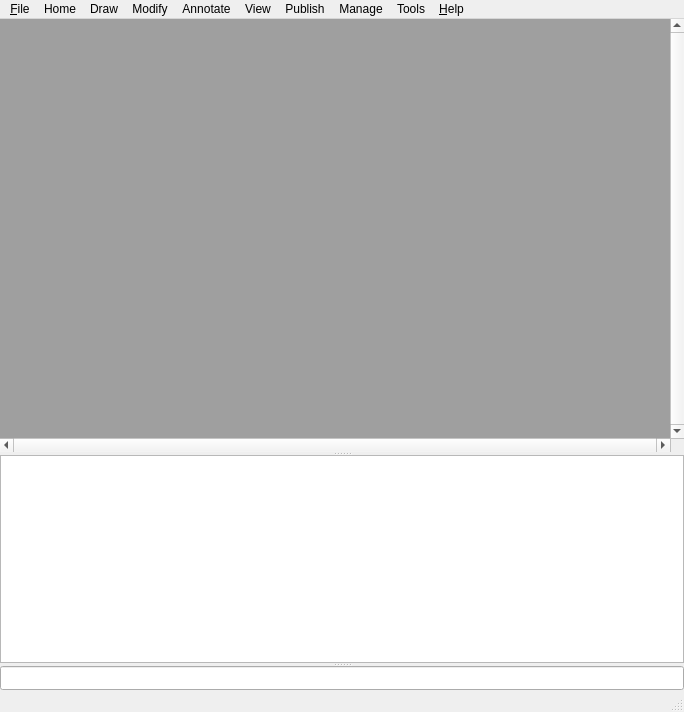
<?xml version="1.0" encoding="UTF-8"?>
<ui version="4.0">
 <class>charlotteClass</class>
 <widget class="QMainWindow" name="charlotteClass">
  <property name="geometry">
   <rect>
    <x>0</x>
    <y>0</y>
    <width>684</width>
    <height>712</height>
   </rect>
  </property>
  <property name="windowTitle">
   <string>Charlotte</string>
  </property>
  <widget class="QWidget" name="centralwidget">
   <layout class="QGridLayout" name="gridLayout">
    <property name="sizeConstraint">
     <enum>QLayout::SetDefaultConstraint</enum>
    </property>
    <property name="leftMargin">
     <number>0</number>
    </property>
    <property name="topMargin">
     <number>0</number>
    </property>
    <property name="rightMargin">
     <number>0</number>
    </property>
    <property name="bottomMargin">
     <number>0</number>
    </property>
    <property name="spacing">
     <number>0</number>
    </property>
    <item row="0" column="0">
     <widget class="QSplitter" name="splitter">
      <property name="orientation">
       <enum>Qt::Vertical</enum>
      </property>
      <property name="handleWidth">
       <number>3</number>
      </property>
      <widget class="QMdiArea" name="mdiArea">
       <property name="sizePolicy">
        <sizepolicy hsizetype="Expanding" vsizetype="Expanding">
         <horstretch>0</horstretch>
         <verstretch>0</verstretch>
        </sizepolicy>
       </property>
       <property name="verticalScrollBarPolicy">
        <enum>Qt::ScrollBarAlwaysOn</enum>
       </property>
       <property name="horizontalScrollBarPolicy">
        <enum>Qt::ScrollBarAlwaysOn</enum>
       </property>
      </widget>
      <widget class="QTextEdit" name="textEdit">
       <property name="sizePolicy">
        <sizepolicy hsizetype="Expanding" vsizetype="Expanding">
         <horstretch>0</horstretch>
         <verstretch>0</verstretch>
        </sizepolicy>
       </property>
       <property name="readOnly">
        <bool>true</bool>
       </property>
       <property name="cursorWidth">
        <number>1</number>
       </property>
      </widget>
      <widget class="QLineEdit" name="lineEdit"/>
     </widget>
    </item>
   </layout>
  </widget>
  <widget class="QMenuBar" name="menubar">
   <property name="geometry">
    <rect>
     <x>0</x>
     <y>0</y>
     <width>684</width>
     <height>21</height>
    </rect>
   </property>
   <widget class="QMenu" name="menu_File">
    <property name="title">
     <string>&amp;File</string>
    </property>
    <widget class="QMenu" name="menu_New">
     <property name="title">
      <string>New</string>
     </property>
     <addaction name="actionNewProject"/>
    </widget>
    <widget class="QMenu" name="menuOpen">
     <property name="title">
      <string>Open</string>
     </property>
     <addaction name="actionOpenProject"/>
    </widget>
    <addaction name="menu_New"/>
    <addaction name="menuOpen"/>
   </widget>
   <widget class="QMenu" name="menu_help">
    <property name="title">
     <string>&amp;Help</string>
    </property>
    <addaction name="actionView_Help"/>
    <addaction name="separator"/>
    <addaction name="actionAbout_Charlotte"/>
   </widget>
   <widget class="QMenu" name="menuView">
    <property name="title">
     <string>View</string>
    </property>
    <widget class="QMenu" name="menuZoom">
     <property name="title">
      <string>Zoom</string>
     </property>
     <addaction name="actionExtents"/>
     <addaction name="actionWindow"/>
     <addaction name="actionPrevious"/>
     <addaction name="actionIn"/>
     <addaction name="actionOut"/>
    </widget>
    <widget class="QMenu" name="menuIsometric">
     <property name="title">
      <string>Isometric</string>
     </property>
     <addaction name="actionSW"/>
     <addaction name="actionSE"/>
     <addaction name="actionNE"/>
     <addaction name="actionNW"/>
     <addaction name="actionOrbit"/>
    </widget>
    <widget class="QMenu" name="menuUCS">
     <property name="title">
      <string>UCS</string>
     </property>
     <addaction name="actionWorld"/>
     <addaction name="actionObject"/>
     <addaction name="action2_points"/>
     <addaction name="actionPrevious_2"/>
    </widget>
    <addaction name="menuZoom"/>
    <addaction name="actionPan"/>
    <addaction name="menuIsometric"/>
    <addaction name="actionRender"/>
    <addaction name="menuUCS"/>
   </widget>
   <widget class="QMenu" name="menuTools">
    <property name="title">
     <string>Tools</string>
    </property>
    <addaction name="actionTools_Designer"/>
    <addaction name="actionReport_Designer"/>
    <addaction name="actionData_Integration"/>
   </widget>
   <widget class="QMenu" name="menuHome">
    <property name="title">
     <string>Home</string>
    </property>
   </widget>
   <widget class="QMenu" name="menuDraw">
    <property name="title">
     <string>Draw</string>
    </property>
    <widget class="QMenu" name="menuWall">
     <property name="title">
      <string>Wall</string>
     </property>
     <addaction name="actionLinear"/>
     <addaction name="actionCurved"/>
    </widget>
    <widget class="QMenu" name="menuDoor">
     <property name="title">
      <string>Door</string>
     </property>
     <addaction name="actionSingle"/>
     <addaction name="actionDouble"/>
    </widget>
    <widget class="QMenu" name="menuShape">
     <property name="title">
      <string>Shape</string>
     </property>
     <addaction name="actionRectangle"/>
     <addaction name="actionPolygone"/>
    </widget>
    <addaction name="menuWall"/>
    <addaction name="menuDoor"/>
    <addaction name="actionLine_Polyline"/>
    <addaction name="menuShape"/>
    <addaction name="actionCircle"/>
    <addaction name="actionBlock"/>
    <addaction name="action3D_Library"/>
   </widget>
   <widget class="QMenu" name="menuModify">
    <property name="title">
     <string>Modify</string>
    </property>
    <widget class="QMenu" name="menuDivide">
     <property name="title">
      <string>Divide</string>
     </property>
     <addaction name="actionBy_size"/>
     <addaction name="actionBy_number"/>
    </widget>
    <widget class="QMenu" name="menuReverse">
     <property name="title">
      <string>Reverse</string>
     </property>
     <addaction name="separator"/>
     <addaction name="actionDirection"/>
     <addaction name="actionOn_place"/>
    </widget>
    <addaction name="menuDivide"/>
    <addaction name="actionMerge"/>
    <addaction name="menuReverse"/>
    <addaction name="actionMatch"/>
    <addaction name="actionCopy"/>
    <addaction name="actionRotate"/>
    <addaction name="actionErase"/>
    <addaction name="actionUndo"/>
    <addaction name="actionRedo"/>
   </widget>
   <widget class="QMenu" name="menuAnnotate">
    <property name="title">
     <string>Annotate</string>
    </property>
    <widget class="QMenu" name="menuDims">
     <property name="title">
      <string>Dims</string>
     </property>
     <addaction name="actionLinear_2"/>
     <addaction name="actionContinue"/>
     <addaction name="actionAngle"/>
     <addaction name="actionArc"/>
    </widget>
    <widget class="QMenu" name="menuText">
     <property name="title">
      <string>Text</string>
     </property>
     <addaction name="actionText_2"/>
     <addaction name="actionLeader"/>
    </widget>
    <widget class="QMenu" name="menuElevation">
     <property name="title">
      <string>Elevation</string>
     </property>
     <addaction name="actionMark"/>
     <addaction name="actionCreate"/>
    </widget>
    <widget class="QMenu" name="menuLegend">
     <property name="title">
      <string>Legend</string>
     </property>
     <addaction name="actionModules"/>
     <addaction name="actionLayout"/>
    </widget>
    <widget class="QMenu" name="menuReview">
     <property name="title">
      <string>Review</string>
     </property>
     <addaction name="actionCallouts"/>
     <addaction name="actionRegion"/>
    </widget>
    <addaction name="menuDims"/>
    <addaction name="menuText"/>
    <addaction name="menuElevation"/>
    <addaction name="menuLegend"/>
    <addaction name="menuReview"/>
   </widget>
   <widget class="QMenu" name="menuPublish">
    <property name="title">
     <string>Publish</string>
    </property>
    <addaction name="actionSheet"/>
    <addaction name="actionPlot"/>
    <addaction name="actionQuote"/>
    <addaction name="actionOrders"/>
   </widget>
   <widget class="QMenu" name="menuManage">
    <property name="title">
     <string>Manage</string>
    </property>
    <addaction name="actionObject_Designer"/>
   </widget>
   <addaction name="menu_File"/>
   <addaction name="menuHome"/>
   <addaction name="menuDraw"/>
   <addaction name="menuModify"/>
   <addaction name="menuAnnotate"/>
   <addaction name="menuView"/>
   <addaction name="menuPublish"/>
   <addaction name="menuManage"/>
   <addaction name="menuTools"/>
   <addaction name="menu_help"/>
  </widget>
  <widget class="QStatusBar" name="statusbar">
   <property name="mouseTracking">
    <bool>false</bool>
   </property>
  </widget>
  <action name="actionNewProject">
   <property name="text">
    <string>Project...</string>
   </property>
   <property name="shortcut">
    <string>Ctrl+Shift+N</string>
   </property>
  </action>
  <action name="actionOpenProject">
   <property name="text">
    <string>Project...</string>
   </property>
   <property name="shortcut">
    <string>Ctrl+Shift+O</string>
   </property>
  </action>
  <action name="actionReport_Designer">
   <property name="text">
    <string>Report Designer</string>
   </property>
  </action>
  <action name="actionData_Integration">
   <property name="text">
    <string>Data Integration</string>
   </property>
  </action>
  <action name="actionView_Help">
   <property name="text">
    <string>View Help</string>
   </property>
   <property name="shortcut">
    <string>Ctrl+F1</string>
   </property>
  </action>
  <action name="actionAbout_Charlotte">
   <property name="text">
    <string>About Charlotte </string>
   </property>
  </action>
  <action name="actionLinear">
   <property name="text">
    <string>Linear</string>
   </property>
  </action>
  <action name="actionCurved">
   <property name="text">
    <string>Curved</string>
   </property>
  </action>
  <action name="actionSingle">
   <property name="text">
    <string>Single</string>
   </property>
  </action>
  <action name="actionDouble">
   <property name="text">
    <string>Double</string>
   </property>
  </action>
  <action name="actionLine_Polyline">
   <property name="text">
    <string>Line/Polyline</string>
   </property>
  </action>
  <action name="actionRectangle">
   <property name="text">
    <string>Rectangle</string>
   </property>
  </action>
  <action name="actionPolygone">
   <property name="text">
    <string>Polygone</string>
   </property>
  </action>
  <action name="actionCircle">
   <property name="text">
    <string>Circle</string>
   </property>
  </action>
  <action name="actionBlock">
   <property name="text">
    <string>Block</string>
   </property>
  </action>
  <action name="action3D_Library">
   <property name="text">
    <string>3D Library...</string>
   </property>
  </action>
  <action name="actionBy_size">
   <property name="text">
    <string>By size</string>
   </property>
  </action>
  <action name="actionBy_number">
   <property name="text">
    <string>By number</string>
   </property>
  </action>
  <action name="actionMerge">
   <property name="text">
    <string>Merge</string>
   </property>
  </action>
  <action name="actionDirection">
   <property name="text">
    <string>Direction</string>
   </property>
  </action>
  <action name="actionOn_place">
   <property name="text">
    <string>On place</string>
   </property>
  </action>
  <action name="actionMatch">
   <property name="text">
    <string>Match</string>
   </property>
  </action>
  <action name="actionCopy">
   <property name="text">
    <string>Copy</string>
   </property>
  </action>
  <action name="actionRotate">
   <property name="text">
    <string>Rotate</string>
   </property>
  </action>
  <action name="actionErase">
   <property name="text">
    <string>Erase</string>
   </property>
  </action>
  <action name="actionUndo">
   <property name="text">
    <string>Undo</string>
   </property>
  </action>
  <action name="actionRedo">
   <property name="text">
    <string>Redo</string>
   </property>
  </action>
  <action name="actionLinear_2">
   <property name="text">
    <string>Linear</string>
   </property>
  </action>
  <action name="actionContinue">
   <property name="text">
    <string>Continue</string>
   </property>
  </action>
  <action name="actionAngle">
   <property name="text">
    <string>Angle</string>
   </property>
  </action>
  <action name="actionArc">
   <property name="text">
    <string>Arc</string>
   </property>
  </action>
  <action name="actionText_2">
   <property name="text">
    <string>Text</string>
   </property>
  </action>
  <action name="actionLeader">
   <property name="text">
    <string>Leader</string>
   </property>
  </action>
  <action name="actionMark">
   <property name="text">
    <string>Mark</string>
   </property>
  </action>
  <action name="actionCreate">
   <property name="text">
    <string>Create</string>
   </property>
  </action>
  <action name="actionModules">
   <property name="text">
    <string>Modules</string>
   </property>
  </action>
  <action name="actionLayout">
   <property name="text">
    <string>Layout</string>
   </property>
  </action>
  <action name="actionCallouts">
   <property name="text">
    <string>Callouts</string>
   </property>
  </action>
  <action name="actionRegion">
   <property name="text">
    <string>Region</string>
   </property>
  </action>
  <action name="actionExtents">
   <property name="text">
    <string>Extents</string>
   </property>
  </action>
  <action name="actionWindow">
   <property name="text">
    <string>Window</string>
   </property>
  </action>
  <action name="actionPrevious">
   <property name="text">
    <string>Previous</string>
   </property>
  </action>
  <action name="actionIn">
   <property name="text">
    <string>In</string>
   </property>
  </action>
  <action name="actionOut">
   <property name="text">
    <string>Out</string>
   </property>
  </action>
  <action name="actionPan">
   <property name="text">
    <string>Pan</string>
   </property>
  </action>
  <action name="actionSW">
   <property name="text">
    <string>SW</string>
   </property>
  </action>
  <action name="actionSE">
   <property name="text">
    <string>SE</string>
   </property>
  </action>
  <action name="actionNE">
   <property name="text">
    <string>NE</string>
   </property>
  </action>
  <action name="actionNW">
   <property name="text">
    <string>NW</string>
   </property>
  </action>
  <action name="actionOrbit">
   <property name="text">
    <string>Orbit</string>
   </property>
  </action>
  <action name="actionRender">
   <property name="text">
    <string>Render</string>
   </property>
  </action>
  <action name="actionWorld">
   <property name="text">
    <string>World</string>
   </property>
  </action>
  <action name="actionObject">
   <property name="text">
    <string>Object</string>
   </property>
  </action>
  <action name="action2_points">
   <property name="text">
    <string>2 points</string>
   </property>
  </action>
  <action name="actionPrevious_2">
   <property name="text">
    <string>Previous</string>
   </property>
  </action>
  <action name="actionSheet">
   <property name="text">
    <string>Sheet</string>
   </property>
  </action>
  <action name="actionPlot">
   <property name="text">
    <string>Plot</string>
   </property>
  </action>
  <action name="actionQuote">
   <property name="text">
    <string>Quote</string>
   </property>
  </action>
  <action name="actionOrders">
   <property name="text">
    <string>Orders</string>
   </property>
  </action>
  <action name="actionTools_Designer">
   <property name="text">
    <string>Tools Designer</string>
   </property>
  </action>
  <action name="actionObject_Designer">
   <property name="text">
    <string>Object Designer</string>
   </property>
  </action>
 </widget>
 <resources/>
 <connections>
  <connection>
   <sender>actionNewProject</sender>
   <signal>triggered()</signal>
   <receiver>charlotteClass</receiver>
   <slot>runNewProject()</slot>
   <hints>
    <hint type="sourcelabel">
     <x>-1</x>
     <y>-1</y>
    </hint>
    <hint type="destinationlabel">
     <x>399</x>
     <y>299</y>
    </hint>
   </hints>
  </connection>
  <connection>
   <sender>actionOpenProject</sender>
   <signal>triggered()</signal>
   <receiver>charlotteClass</receiver>
   <slot>runOpenProject()</slot>
   <hints>
    <hint type="sourcelabel">
     <x>-1</x>
     <y>-1</y>
    </hint>
    <hint type="destinationlabel">
     <x>399</x>
     <y>299</y>
    </hint>
   </hints>
  </connection>
  <connection>
   <sender>actionReport_Designer</sender>
   <signal>triggered()</signal>
   <receiver>charlotteClass</receiver>
   <slot>runReportDesigner()</slot>
   <hints>
    <hint type="sourcelabel">
     <x>-1</x>
     <y>-1</y>
    </hint>
    <hint type="destinationlabel">
     <x>399</x>
     <y>299</y>
    </hint>
   </hints>
  </connection>
  <connection>
   <sender>actionData_Integration</sender>
   <signal>triggered()</signal>
   <receiver>charlotteClass</receiver>
   <slot>runDataIntegration()</slot>
   <hints>
    <hint type="sourcelabel">
     <x>-1</x>
     <y>-1</y>
    </hint>
    <hint type="destinationlabel">
     <x>399</x>
     <y>299</y>
    </hint>
   </hints>
  </connection>
  <connection>
   <sender>actionAbout_Charlotte</sender>
   <signal>triggered()</signal>
   <receiver>charlotteClass</receiver>
   <slot>runCharlotteAbout()</slot>
   <hints>
    <hint type="sourcelabel">
     <x>-1</x>
     <y>-1</y>
    </hint>
    <hint type="destinationlabel">
     <x>399</x>
     <y>299</y>
    </hint>
   </hints>
  </connection>
  <connection>
   <sender>actionView_Help</sender>
   <signal>triggered()</signal>
   <receiver>charlotteClass</receiver>
   <slot>runCharlotteHelp()</slot>
   <hints>
    <hint type="sourcelabel">
     <x>-1</x>
     <y>-1</y>
    </hint>
    <hint type="destinationlabel">
     <x>399</x>
     <y>299</y>
    </hint>
   </hints>
  </connection>
 </connections>
 <slots>
  <slot>runDataIntegration()</slot>
  <slot>runReportDesigner()</slot>
  <slot>runCharlotteHelp()</slot>
  <slot>runCharlotteAbout()</slot>
  <slot>runNewProject()</slot>
  <slot>runOpenProject()</slot>
 </slots>
</ui>
